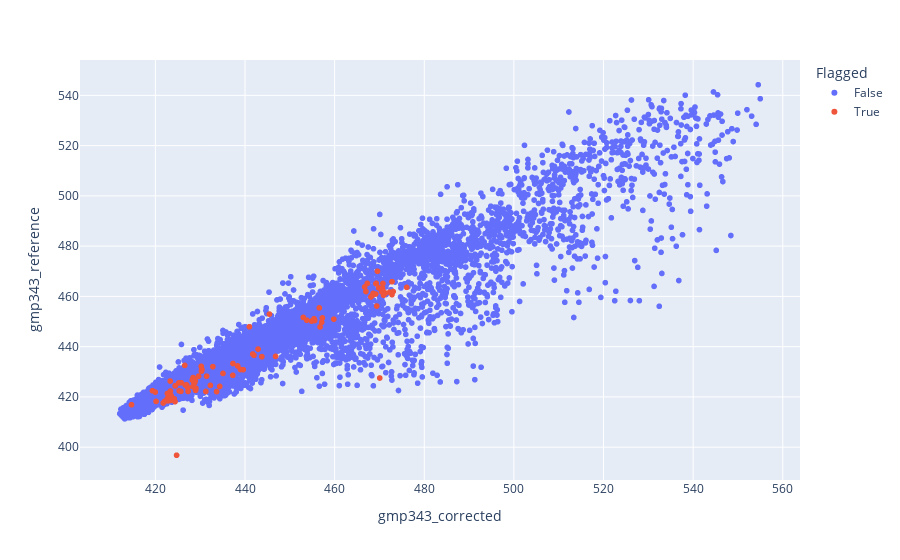

This figure's notebook cell:
### Code cell
fig = px.scatter(df_plot, x="gmp343_corrected", y="gmp343_reference", color="Flagged")
fig.show()

### Figure 1 — Plotly figure (JSON) as saved in the notebook; plotly's stock layout.template omitted (floating-point values rounded to 4 significant figures; data arrays with more than 128 entries replaced by an {"elided": "..."} marker saying what was removed)
{"data": [{"hovertemplate": "Flagged=False<br>gmp343_corrected=%{x}<br>gmp343_reference=%{y}<extra></extra>", "legendgroup": "False", "marker": {"color": "#636efa", "symbol": "circle"}, "mode": "markers", "name": "False", "showlegend": true, "type": "scattergl", "x": {"elided": "23580 float values"}, "xaxis": "x", "y": {"elided": "23580 float values"}, "yaxis": "y"}, {"hovertemplate": "Flagged=True<br>gmp343_corrected=%{x}<br>gmp343_reference=%{y}<extra></extra>", "legendgroup": "True", "marker": {"color": "#EF553B", "symbol": "circle"}, "mode": "markers", "name": "True", "showlegend": true, "type": "scattergl", "x": [418.8, 439.6, 423.4, 423.4, 421.7, 423.4, 424.2, 422.7, 424.4, 422.8, 424.7, 420.2, 414.7, 456.6, 455.4, 455.5, 455.5, 457.1, 457.3, 454.9, 453.8, 456.7, 459.8, 469.4, 468.4, 470.9, 469.2, 468.1, 469.2, 471.3, 470.3, 470.8, 472.8, 472.3, 469.6, 470.8, 473.1, 472.8, 476.1, 469.8, 470.7, 470.5, 468.6, 469.3, 466.7, 467.3, 467.0, 428.9, 422.7, 422.1, 423.1, 423.5, 425.2, 426.7, 425.3, 425.8, 420.0, 419.3, 442.9, 423.3, 429.6, 441.0, 425.5, 424.4, 424.5, 429.1, 425.7, 429.0, 413.8, 428.6, 428.6, 428.8, 428.4, 427.0, 427.2, 435.1, 432.8, 439.0, 438.4, 446.8, 437.3, 437.3, 434.4, 432.3, 433.7, 428.2, 428.4, 431.3, 431.4, 430.4, 430.3, 430.2, 427.3, 441.7, 442.0, 443.8, 453.0, 470.1, 445.5, 426.5], "xaxis": "x", "y": [null, 430.8, 419.2, 422.4, 417.6, 418.6, 419.2, 421.4, 418.1, 418.4, 396.8, 418.2, 416.9, 455.4, 451.1, 450.4, 450.4, 449.7, 451.4, 450.2, 450.5, 447.9, 450.9, 456.2, 460.3, 460.5, 465.1, 459.8, 460.9, 461.3, 463.0, 462.1, 460.7, 461.7, 470.0, 465.1, 461.9, 465.9, 463.6, 463.4, 463.3, 461.9, 461.2, 465.2, 463.7, 465.2, 462.0, 426.4, 419.4, 418.2, 420.0, 420.6, 425.6, 424.7, 422.4, 425.7, 421.9, 422.5, 439.0, 426.3, 428.2, 447.9, null, 424.4, 424.5, 423.4, 422.2, 422.6, null, 426.9, 425.7, 425.6, 427.7, 424.8, 423.8, 429.3, 432.1, 430.9, 432.3, 436.1, 428.6, 433.3, 424.2, 424.6, 422.1, 426.8, 424.1, 422.2, 428.3, 431.0, 430.3, 432.2, 422.2, 437.1, 436.6, 436.0, 451.6, 427.5, 453.0, 432.6], "yaxis": "y"}], "layout": {"legend": {"title": {"text": "Flagged"}, "tracegroupgap": 0}, "margin": {"t": 60}, "xaxis": {"anchor": "y", "domain": [0, 1], "title": {"text": "gmp343_corrected"}}, "yaxis": {"anchor": "x", "domain": [0, 1], "title": {"text": "gmp343_reference"}}}}
